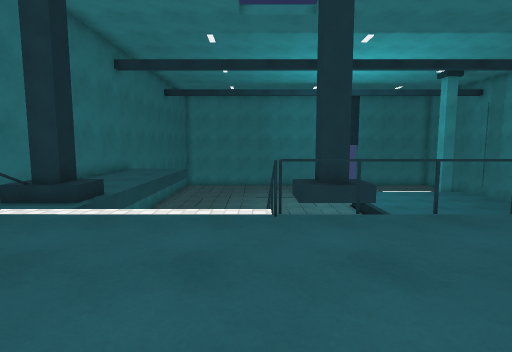
[1] (above)

14 first-person views from a walk through a Unity game level. The camera is 1.3 m above the floor, tilts 6° down and sees 80° across. The floor is counted in squares, 1 m on a side. Each view is taken from the middle of a square. On the plan, view 1 faces up. The plan holds only what a view shows up to about 14 squares ahead; the rest is blank. The place goes on beyond the plan. The player is left out. Some animated figures are left out. Door leaves are left out, so doorways stand open. Surface patterns are stand-ins for the level's own textures.

[2]
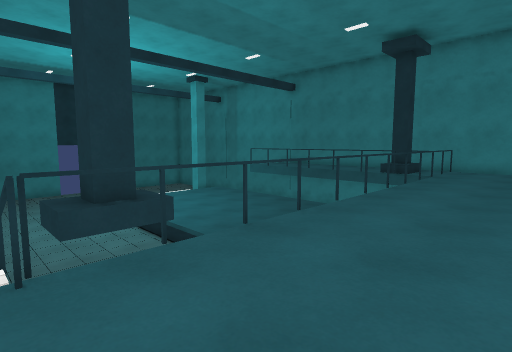

[3]
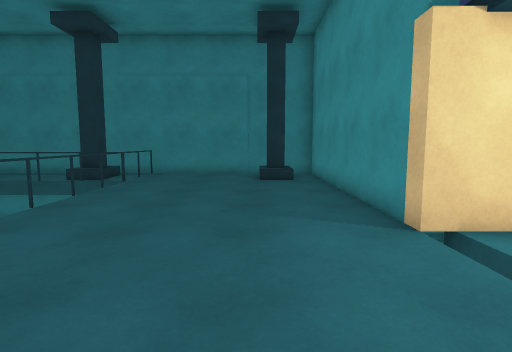

[4]
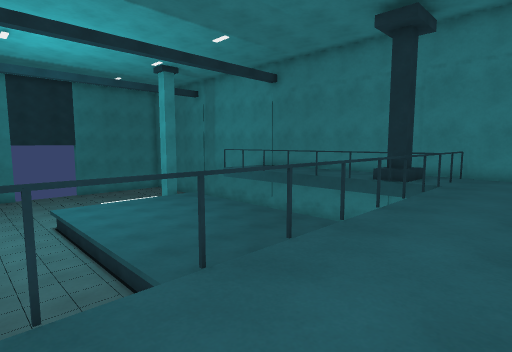

[5]
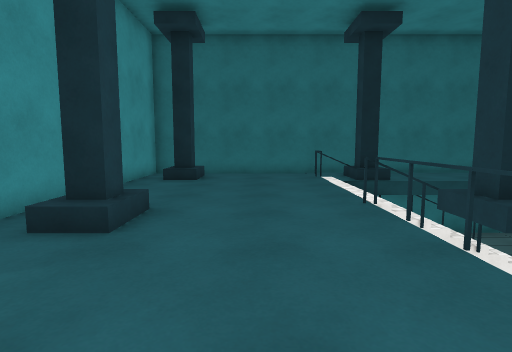

[6]
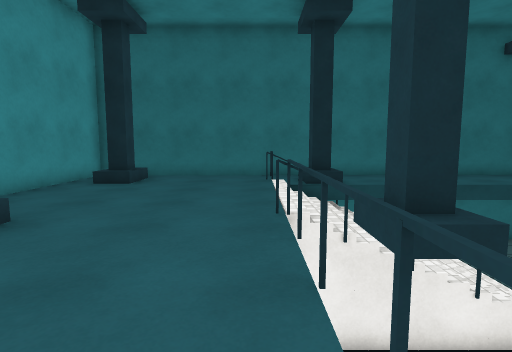

[7]
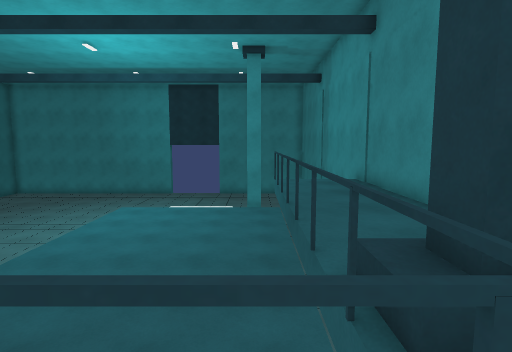

[8]
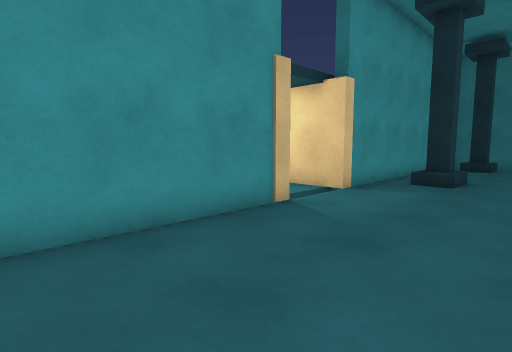

[9]
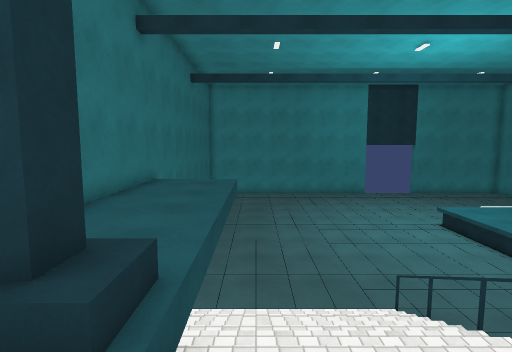

[10]
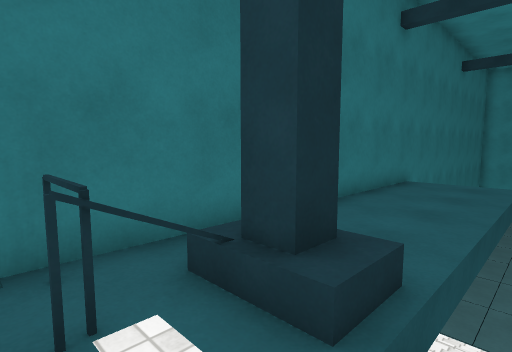

[11]
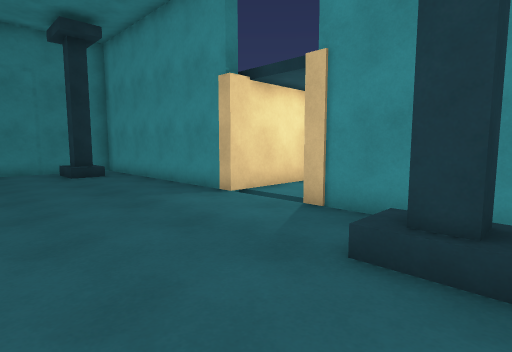

[12]
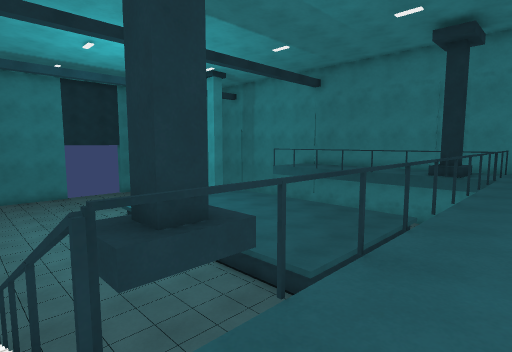

[13]
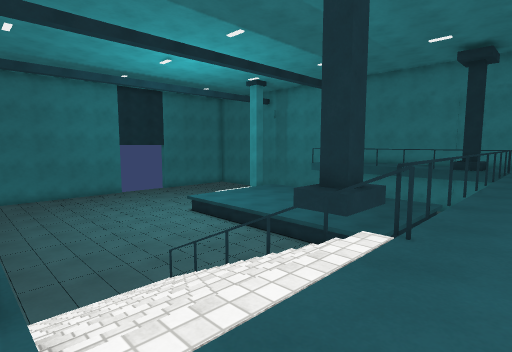

[14]
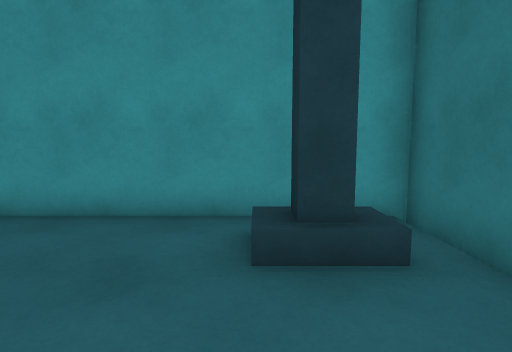

### Floor plan
Key: @ floor where view 1 was taken; # wall or solid block; . main floor; - floor 2.75 m lower than the main floor; / step, stairs or slope; D open door; = window, fence, low wall or low ledge; ^ raised ledge; v drop or lower ground; O other object.
Columns run from 7 left of view 1 to 17 right of it. Each row starts with its distance up from view 1.
 19 # vvvvvvvvvvvvvvvvvvvv  #
 18 # vvvvvvvvvvvvvvvvvvvv  #
 17 # vvvvvvvvvvvvvvvvvvvv  #
 16 #...vvvvvvvvvvvvvvvvvv..#
 15 #...vvvv-----vvvvvvvv=..#
 14 #...vv-------vvvvvvvv ..#
 13 #...v--------vvvvvvvv=..#
 12 #...///=v----vvvvvvvv=..#
 11 #...///#vvvvvvvvvvvvv=..#
 10 #...///v vvvvvvvvvvvv=..#
  9 #...///v  vvvvvvvvvvv=..#
  8 #./////v^#v  vvvvvvvv##.#
  7 #.OO////^Ov          #O.#
  6 #.=.///=vvvvvvvvvvvvv==##
  5 ##......................#
  4 #.......................#
  3 #.......................#
  2 #.......................#
  1 #.......................#
  0 #.OO...@OO...........OO.#
 -1 #.......................#
 -2 ############DDD##########
 -3            ##. #
 -4                #

Where each view was taken, in squares from view 1:
view 1: 0 up, 0 right, facing up
view 2: 2 up, 0 right, facing up-right
view 3: 1 up, 3 right, facing right
view 4: 3 up, 3 right, facing up-right
view 5: 3 up, 7 right, facing left
view 6: 5 up, 6 right, facing left
view 7: 5 up, 13 right, facing up
view 8: 3 up, 13 right, facing down-left
view 9: 5 up, 3 left, facing up
view 10: 5 up, 3 left, facing up-left
view 11: 4 up, 1 right, facing down-right
view 12: 4 up, 0 right, facing up-right
view 13: 4 up, 4 left, facing up-right
view 14: 4 up, 4 left, facing down
